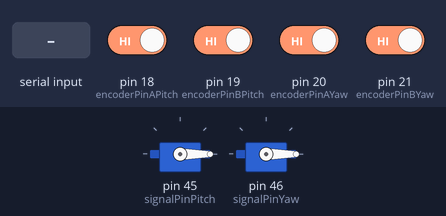
Simulated run of this sketch. Board: Arduino Mega 2560, built with avr-gcc and run on an emulated ATmega2560. Shown: 2 × servo. The inputs (shaded band) are chosen by the test bench; at power-on: pin 18 (encoderPinAPitch), pin 19 (encoderPinBPitch), pin 20 (encoderPinAYaw), pin 21 (encoderPinBYaw) HIGH. What the sketch prints to the serial monitor is not drawn.

Above: at 0.9 s.
1.0 s: "a\n" received over Serial
At 1.3 s:
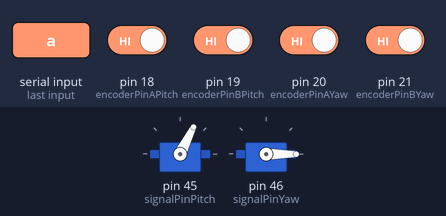
2.5 s: pin 18 (encoderPinAPitch) driven LOW
4.0 s: "p90\n" received over Serial
At 4.4 s:
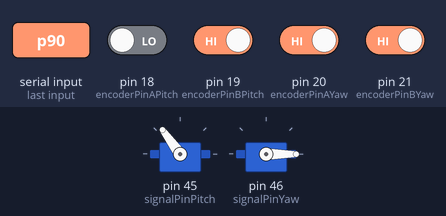
8.5 s: pin 20 (encoderPinAYaw) driven LOW
Timing chart, 0 to 11.5 s (numbered marks = the images above; inputs shaded):
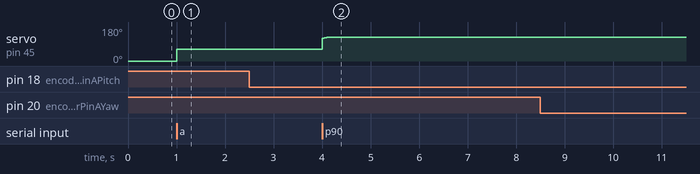

Measured:
- after the input at 1.0 s, servo on pin 45 (signalPinPitch): 0° → 63° at once
- after the input at 4.0 s, servo on pin 45 (signalPinPitch): 63° → 126° at once

The sketch:

helicoptero_arduino.ino
```cpp
#include <Servo.h>  // Biblioteca para controle do ESC com Servo

// Definindo pinos para sinal dos motores (ESCs) e encoders
#define signalPinPitch 45    // Pino de controle do ESC para pitch
#define signalPinYaw 46      // Pino de controle do ESC para yaw
#define encoderPinAPitch 18  // Pino do sinal A do encoder de pitch
#define encoderPinBPitch 19  // Pino do sinal B do encoder de pitch
#define encoderPinAYaw 20    // Pino do sinal A do encoder de yaw
#define encoderPinBYaw 21    // Pino do sinal B do encoder de yaw

/*========================================================================================================
****************************************** Secção de Calibração ******************************************
===========================================================================================================*/
// Limites de ângulo para pitch
const float pitchLimitRadMax = radians(25);
const float pitchLimitRadMin = radians(-15);

const float controlPotMaxPitch = 70;
const float controlPotMaxYaw = 40;

const float maxVPitch = 30.0;
const float minVPitch = -30.0;
const float maxVYaw = 50.0;
const float minVYaw = 0.0;

const float integralMaxPitch = 1000.0;
const float integralMaxYaw = 0.25;

// Variáveis para o controle PID do pitch
const float KpPitch = 65, KiPitch = 45.0, KdPitch = 5.5;
float integralPitch = 0.0, previousErrorPitch = 0.0;

// Variáveis para o controle PID do yaw
const float KpYaw = 80.0, KiYaw = 90.0, KdYaw = 25.0;
float integralYaw = 0.0, previousErrorYaw = 0.0;
//========================================================================================================
const float PotMaxPitch = (controlPotMaxPitch / 100.0) * 180.0;
const float PotMaxYaw = (controlPotMaxYaw / 100.0) * 180.0;

// Declaração dos objetos Servo para ESCs
Servo escPitch;
Servo escYaw;

float setpointPitch = 0.0;
float setpointYaw = 0.0;

// Variáveis do encoder
volatile long pulseCountClockwisePitch = 0;
volatile long pulseCountCounterClockwisePitch = 0;
volatile long pulseCountClockwiseYaw = 0;
volatile long pulseCountCounterClockwiseYaw = 0;
const float PPR = 4132.0;  // Pulsos por revolução (ajustar conforme necessário)

// Estado anterior dos encoders
volatile bool lastAPitch = LOW;
volatile bool lastBPitch = LOW;
volatile bool lastAYaw = LOW;
volatile bool lastBYaw = LOW;

// Variáveis de tempo para cálculo do intervalo de tempo dinâmico
unsigned long lastTimePID = 0;

void setup() {
  // Inicializa ESCs
  escPitch.attach(signalPinPitch, 1000, 2000);
  escYaw.attach(signalPinYaw, 1000, 2000);

  // Configura pinos dos encoders
  pinMode(encoderPinAPitch, INPUT_PULLUP);
  pinMode(encoderPinBPitch, INPUT_PULLUP);
  pinMode(encoderPinAYaw, INPUT_PULLUP);
  pinMode(encoderPinBYaw, INPUT_PULLUP);

  Serial.begin(250000);  // Inicia comunicação serial
  Serial.println("Dê o comando de inicialização.");

  while (true) {
    if (Serial.available() > 0) {
      String input = Serial.readStringUntil('\n');
      if (input == "a") break;  // Processa o input serial para definir os setpoints
    }
    escPitch.write(0);
    escYaw.write(0);
  }

  // Configura interrupções para os pinos A e B de pitch e yaw
  attachInterrupt(digitalPinToInterrupt(encoderPinAPitch), handleEncoderPitch, CHANGE);
  attachInterrupt(digitalPinToInterrupt(encoderPinBPitch), handleEncoderPitch, CHANGE);
  attachInterrupt(digitalPinToInterrupt(encoderPinAYaw), handleEncoderYaw, CHANGE);
  attachInterrupt(digitalPinToInterrupt(encoderPinBYaw), handleEncoderYaw, CHANGE);
}

void loop() {
  // Calcula o intervalo de tempo desde o último ciclo
  unsigned long currentTime = millis();
  float dt = (currentTime - lastTimePID) / 1000.0;  // Convertendo para segundos

  // Verificação para garantir que dt nunca seja zero ou extremamente pequeno
  if (dt < 0.001) dt = 0.001;  // Define um limite mínimo para dt de 1ms

  lastTimePID = currentTime;

  // Verifica se há dados disponíveis na serial (para setpoints)
  if (Serial.available() > 0) {
    String input = Serial.readStringUntil('\n');
    processSetpoint(input, setpointPitch, pitchLimitRadMin, pitchLimitRadMax);  // Processa o input serial para definir os setpoints
  }

  // Calcula os ângulos baseados nos encoders (em radianos)
  float pitchAngleRad = calculateAngle(pulseCountCounterClockwisePitch, pulseCountClockwisePitch);
  float yawAngleRad = calculateAngle(pulseCountClockwiseYaw, pulseCountCounterClockwiseYaw);

  // Calcula os sinais de controle (tensões) usando PID
  float VPitch = pidControl(setpointPitch, pitchAngleRad, integralPitch, previousErrorPitch, KpPitch, KiPitch, KdPitch, dt, minVPitch, maxVPitch, -integralMaxPitch, integralMaxPitch);
  float VYaw = pidControl(setpointYaw, yawAngleRad, integralYaw, previousErrorYaw, KpYaw, KiYaw, KdYaw, dt, minVYaw, maxVYaw, -integralMaxYaw, integralMaxYaw);

  // Controla os motores com as tensões calculadas
  int pwmPitch = controlMotor(escPitch, VPitch, minVPitch, maxVPitch, PotMaxPitch);
  int pwmYaw = controlMotor(escYaw, VYaw, minVYaw, maxVYaw, PotMaxYaw);

  // Calcula a porcentagem de potência para cada motor
  float powerPercentPitch = (pwmPitch / PotMaxPitch) * 100.0;
  float powerPercentYaw = (pwmYaw / PotMaxYaw) * 100.0;

  // Exibe os ângulos, tensões e porcentagem de potência no monitor serial
  Serial.print(degrees(pitchAngleRad));  // Convertendo de radianos para graus
  Serial.print(" ");
  Serial.print(degrees(yawAngleRad));  // Convertendo de radianos para graus
  Serial.print(" ");
  Serial.print(VPitch);
  Serial.print(" ");
  Serial.print(VYaw);
  Serial.print(" ");
  Serial.print(powerPercentPitch);
  Serial.print(" ");
  Serial.print(powerPercentYaw);
  Serial.print(" ");
  Serial.println(dt, 5);
}

void processSetpoint(String input, float &setpoint, float minAngle, float maxAngle) {
  input.trim();
  // Caso o comando seja apenas para pitch (pX)
  if (input.startsWith("p")) {
    String pitchValue = input.substring(1);
    setpoint = constrain(radians(pitchValue.toFloat()), minAngle, maxAngle);
    Serial.println("Setpoint de Pitch atualizado.");
  }
}

float pidControl(float setpoint, float currentAngle, float &integral, float &previousError, float Kp, float Ki, float Kd, float dt, float minVoltage, float maxVoltage, float integralMin, float integralMax) {
  float error = setpoint - currentAngle;

  integral += error * dt;  // Integral baseada no tempo de ciclo
  integral = constrain(integral, integralMin, integralMax);

  float derivative = (error - previousError) / dt;  // Derivada baseada no tempo de ciclo
  previousError = error;

  // Calcula o sinal de controle
  float output = Kp * error + Ki * integral + Kd * derivative;

  return constrain(output, minVoltage, maxVoltage);
}

// Função para controlar o motor (ESC) com base na tensão de controle
int controlMotor(Servo &esc, float voltage, float minVoltage, float maxVoltage, float maxPwm) {
  int pwmValue = map(voltage, minVoltage, maxVoltage, 0, maxPwm);
  pwmValue = constrain(pwmValue, 0, maxPwm);  // Garante que o valor do PWM esteja entre 0 e Pitch
  esc.write(pwmValue);                        // Define o valor de controle do motor

  return pwmValue;  // Retorna o valor do PWM para cálculo da porcentagem de potência
}

// Função para calcular o ângulo com base nos pulsos do encoder (em radianos)
float calculateAngle(long pulseCount1, long pulseCount2) {
  long totalPulseCount = pulseCount1 - pulseCount2;

  return (2 * PI * totalPulseCount) / PPR;
}

// Função para lidar com o encoder de pitch
void handleEncoderPitch() {
  bool currentA = digitalRead(encoderPinAPitch);
  bool currentB = digitalRead(encoderPinBPitch);

  // Decodificação do encoder de quadratura
  if (currentA != lastAPitch || currentB != lastBPitch) {
    if (lastAPitch == currentB) {
      pulseCountClockwisePitch++;
    } else {
      pulseCountCounterClockwisePitch++;
    }
  }

  lastAPitch = currentA;
  lastBPitch = currentB;
}

// Função para lidar com o encoder de yaw
void handleEncoderYaw() {
  bool currentA = digitalRead(encoderPinAYaw);
  bool currentB = digitalRead(encoderPinBYaw);

  // Decodificação do encoder de quadratura
  if (currentA != lastAYaw || currentB != lastBYaw) {
    if (lastAYaw == currentB) {
      pulseCountClockwiseYaw++;
    } else {
      pulseCountCounterClockwiseYaw++;
    }
  }

  lastAYaw = currentA;
  lastBYaw = currentB;
}
```
